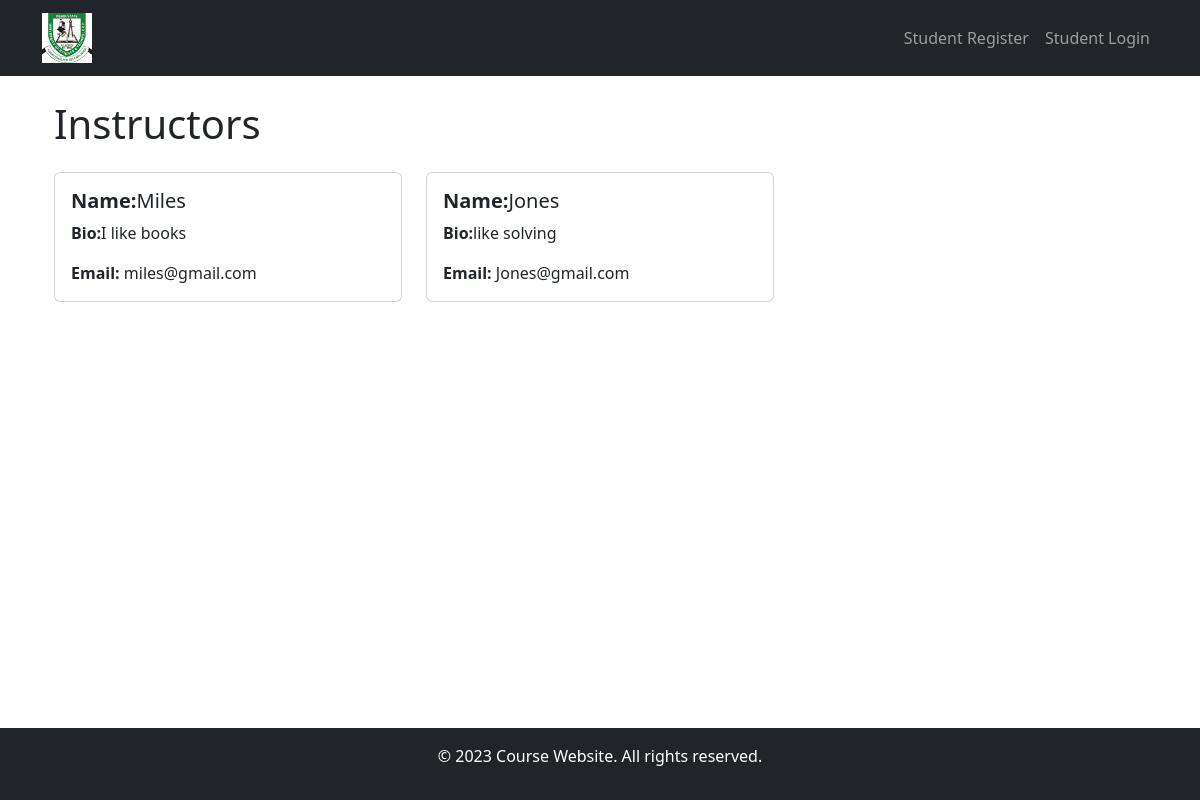
The page /instructors/ on the database its author committed.
### courses/models.py (models this page shows, shortened)
class Instructor(models.Model):
    user = models.OneToOneField(User, on_delete=models.CASCADE, null=True, default=None)
    bio = models.TextField(blank=True)
    email = models.EmailField()

### courses/views.py (the view)
# urls.py: path('instructors/', views.InstructorListView.as_view(), name='instructor-list'),
class InstructorListView(ListView):
    model = Instructor
    template_name = 'courses/instructor_list.html'
    context_object_name = 'instructors'

### courses/templates/courses/instructor_list.html
{% extends "courses/base.html" %}
{% block content %}
<div class="container">
    <h1 class="mb-4">Instructors</h1>
    <div class="row">
        {% for instructor in instructors %}
        <div class="col-md-4">
            <div class="card mb-4">
                <div class="card-body">
                    <h5 class="card-title"><strong>Name:</strong>{{ instructor.user.username }}</h5>
                    <p class="card-text"><strong>Bio:</strong>{{ instructor.bio }}</p>
                    <p class="card-text"><strong>Email:</strong> {{ instructor.email }}</p>
                </div>
            </div>
        </div>
        {% empty %}
        <div class="col-md-12">
            <p>No instructors available.</p>
        </div>
        {% endfor %}
    </div>
</div>
{% endblock %}

### rows shown on the page
Instructor: user.username "Miles", bio "I like books", email "miles@gmail.com"
Instructor: user.username "Jones", bio "like solving", email "Jones@gmail.com"
